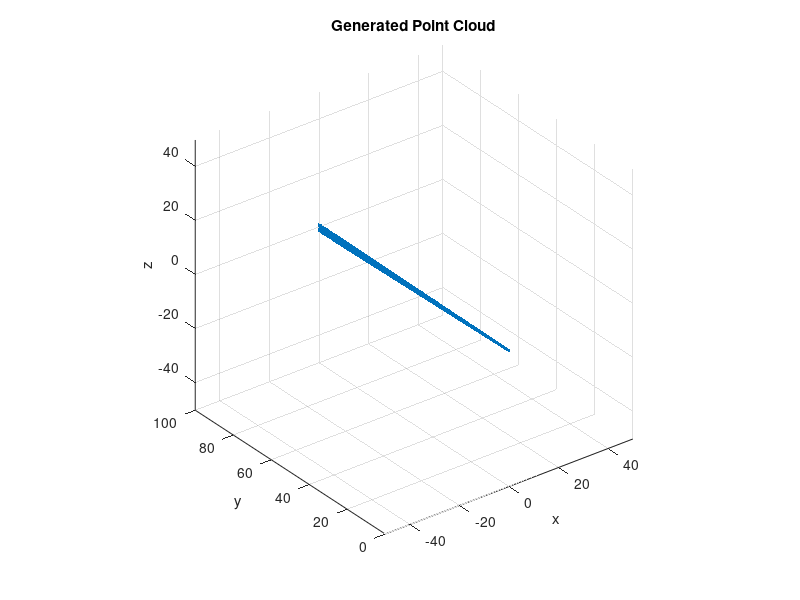

Recreate this plot in MATLAB.
clear;

f1 = [0 1 0];
f2 = [-1 0 0];
f3 = [0 1 0];

% 位置ベクトル
l1 = [0.01 0.025 0];
l2 = [0.005 0.025 0];
l3 = [-0.015 0.03 0];

% モーメントの値を格納する箇所
moment_f1 = [];
moment_f2 = [];
moment_f3 = [];

for i = 0:1:100
    edit_f1 = i * f1;
    edit_f2 = i * f2;
    edit_f3 = i * f3;

    now_moment1 = cross(l1, edit_f1);
    now_moment2 = cross(l2, edit_f2);
    now_moment3 = cross(l3, edit_f3);

    wrench_f1 = [edit_f1(1) edit_f1(2) now_moment1(3)];
    wrench_f2 = [edit_f2(1) edit_f2(2) now_moment2(3)];
    wrench_f3 = [edit_f3(1) edit_f3(2) now_moment3(3)];

    moment_f1 = [moment_f1; wrench_f1];
    moment_f2 = [moment_f2; wrench_f2];
    moment_f3 = [moment_f3; wrench_f3];

end

m1 = moment_f1;
m2 = moment_f3;

pointCloud = [];

% 2つの直線間の領域に点を生成
for i = 1:length(m1)
    for j = 1:length(m2)
        % m1とm2の点間の距離を計算
        d = norm(m1(i,:) - m2(j,:));
        if d >= 0 % 点間の距離が1未満の場合に点を生成
            % 線分上の点を均等に生成
            t = linspace(0, 1, 10); % ここで生成する点の数を調整
            for k = t
                newPoint = (1-k)*m1(i,:) + k*m2(j,:);
                pointCloud = [pointCloud; newPoint];
            end
        end
    end
end

% 点群データをプロット
plot3(pointCloud(:,1), pointCloud(:,2), pointCloud(:,3), ".");
%shp = alphaShape(pointCloud(:,1), pointCloud(:,2), pointCloud(:,3), 0.000001)
%plot(shp)

% グラフの設定
xlabel('x');
ylabel('y');
zlabel('z');
title('Generated Point Cloud');
grid on;
axis equal;